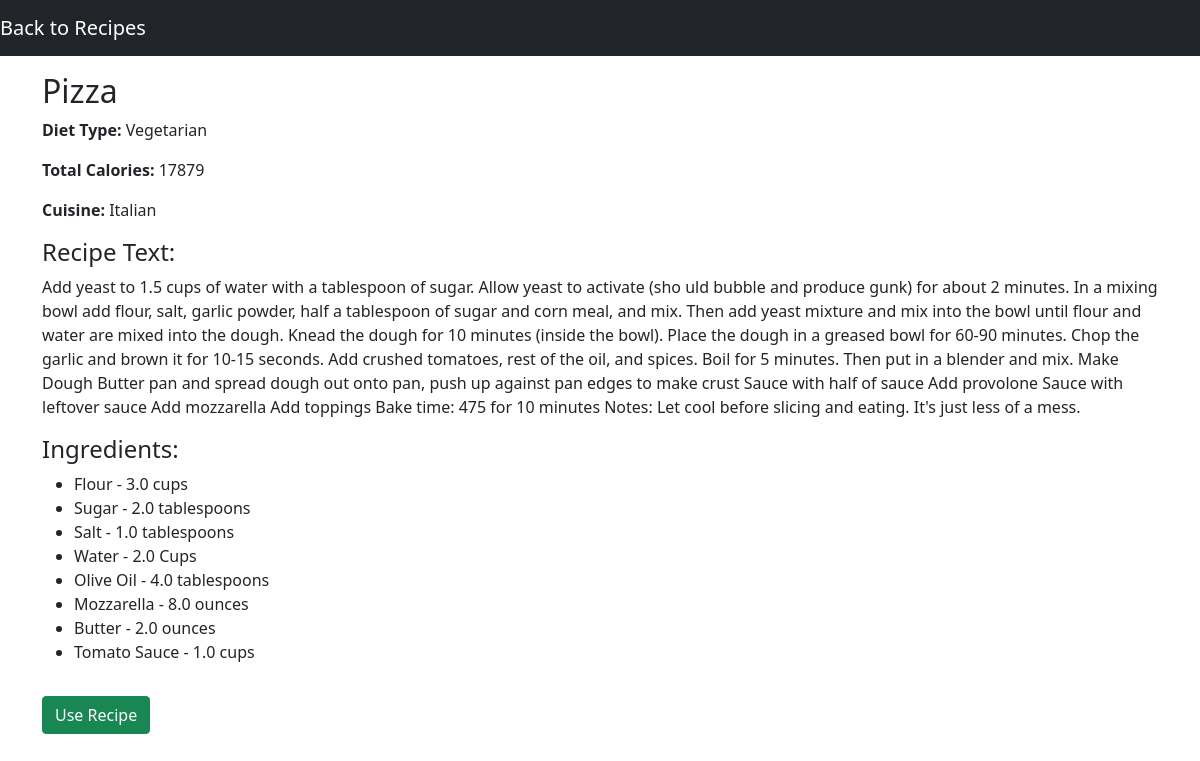
The app's page /recipes/view/1 with its own data.
### main.py (models this page shows, shortened)
class Recipe(db.Model):
    id = db.Column(db.Integer, primary_key=True)
    name = db.Column(db.String(100), nullable=False)
    diet_type = db.Column(db.String(50))
    total_calories = db.Column(db.Integer)
    cuisine = db.Column(db.String(50))
    text = db.Column(db.String(1000))
    ingredients = db.relationship('RecipeIngredient', back_populates='recipe')

class RecipeIngredient(db.Model):
    recipe_id = db.Column(db.Integer, db.ForeignKey('recipe.id'), primary_key=True)
    ingredient_id = db.Column(db.Integer, db.ForeignKey('ingredient.id'), primary_key=True)
    quantity_required = db.Column(db.Float)
    ingredient = db.relationship('Ingredient', back_populates='recipes')
    recipe = db.relationship('Recipe', back_populates='ingredients')

class Ingredient(db.Model):
    id = db.Column(db.Integer, primary_key=True, autoincrement=True)
    name = db.Column(db.String(100), nullable=False)
    quantity = db.Column(db.Integer, nullable=False)
    unit = db.Column(db.String(20), nullable=False)
    calories = db.Column(db.Integer, nullable=False)
    recipes = db.relationship('RecipeIngredient', back_populates='ingredient')

### main.py (the view, shortened to what this page needs)
@app.route('/recipes/view/<int:recipe_id>', methods=['GET', 'POST'])
def view_recipe(recipe_id):
    recipe = Recipe.query.get(recipe_id)
    if not recipe:
        flash('Recipe not found', 'alert-danger')
        return redirect('/recipes/search')
    def consume_recipe(recipe):
        for recipe_ingredient in recipe.ingredients:
            ingredient = recipe_ingredient.ingredient
            quantity_required = recipe_ingredient.quantity_required
            if ingredient.quantity < quantity_required:
                return False, f"Not enough {ingredient.name} to use this recipe"
            ingredient.quantity -= quantity_required
            db.session.commit()
        return True, "Recipe used successfully"
    return render_template('view_recipe.html', recipe=recipe)

### templates/view_recipe.html (shortened to what this page needs)
<!DOCTYPE html>
<html lang="en">
<head>
    <link href="https://cdn.jsdelivr.net/npm/bootstrap@5.0.0-beta1/dist/css/bootstrap.min.css" rel="stylesheet"
>
</head>
<body>
    <nav class="navbar navbar-dark bg-dark">
        <a class="navbar-brand" href="/recipes/search">Back to Recipes</a>
    </nav>
    <div class="container mt-3">
        <h2>{{ recipe.name }}</h2>
        <p><strong>Diet Type:</strong> {{ recipe.diet_type }}</p>
        <p><strong>Total Calories:</strong> {{ recipe.total_calories }}</p>
        <p><strong>Cuisine:</strong> {{ recipe.cuisine }}</p>
        <h4>Recipe Text:</h4>
        <p>{{ recipe.text }}</p>
        <h4>Ingredients:</h4>
        <ul>
            {% for recipe_ingredient in recipe.ingredients %}
            <li>{{ recipe_ingredient.ingredient.name }} - {{ recipe_ingredient.quantity_required }} {{ recipe_ingredient.ingredient.unit }}</li>
            {% endfor %}
        </ul>
        <form method="post" action="/recipes/view/{{ recipe.id }}">
            <button type="submit" class="btn btn-success mt-3">Use Recipe</button>
        </form>
    </div>
</body>
</html>

### templates/view_recipe.html (style rules this page uses)
body { background-repeat: no-repeat; background-attachment: fixed; background-size: cover; background-position: center; }

### records on screen
Recipe: name "Pizza", diet_type "Vegetarian", total_calories "17879", cuisine "Italian", text "Add yeast to 1.5 cups of water with a tablespoon of sugar. Allow yeast to activate (sho uld bubble and produce gunk) for about 2 minutes. In a mixing bowl add flour, salt, garlic powder, half a tablespoon of sugar and corn meal, and mix. Then add yeast mixture and mix into the bowl until flour and water are mixed into the dough. Knead the dough for 10 minutes (inside the bowl). Place the dough in a greased bowl for 60-90 minutes. Chop the garlic and brown it for 10-15 seconds. Add crushed tomatoes, rest of the oil, and spices. Boil for 5 minutes. Then put in a blender and mix. Make Dough Butter pan and spread dough out onto pan, push up against pan edges to make crust Sauce with half of…"
RecipeIngredient: ingredient.name "Flour", quantity_required "3.0", ingredient.unit "cups"
RecipeIngredient: ingredient.name "Sugar", quantity_required "2.0", ingredient.unit "tablespoons"
RecipeIngredient: ingredient.name "Salt", quantity_required "1.0", ingredient.unit "tablespoons"
RecipeIngredient: ingredient.name "Water", quantity_required "2.0", ingredient.unit "Cups"
RecipeIngredient: ingredient.name "Olive Oil", quantity_required "4.0", ingredient.unit "tablespoons"
RecipeIngredient: ingredient.name "Mozzarella", quantity_required "8.0", ingredient.unit "ounces"
RecipeIngredient: ingredient.name "Butter", quantity_required "2.0", ingredient.unit "ounces"
RecipeIngredient: ingredient.name "Tomato Sauce", quantity_required "1.0", ingredient.unit "cups"
